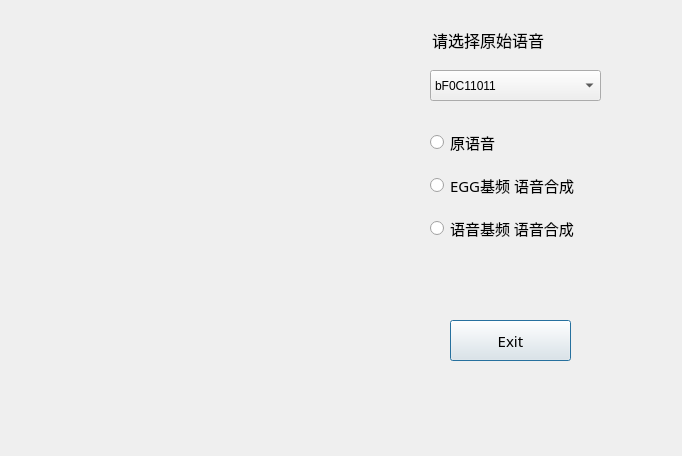
<?xml version="1.0" encoding="UTF-8"?>
<ui version="4.0">
 <class>WORLD</class>
 <widget class="QDialog" name="WORLD">
  <property name="geometry">
   <rect>
    <x>0</x>
    <y>0</y>
    <width>682</width>
    <height>456</height>
   </rect>
  </property>
  <property name="windowTitle">
   <string>WORLD声码器</string>
  </property>
  <property name="styleSheet">
   <string notr="true">#WORLD {
border-image: url(:/new/prefix1/background.jpg);
}
#WORLD * {
border-image:url();
}</string>
  </property>
  <widget class="QPushButton" name="world_exit">
   <property name="geometry">
    <rect>
     <x>450</x>
     <y>320</y>
     <width>121</width>
     <height>41</height>
    </rect>
   </property>
   <property name="font">
    <font>
     <family>黑体</family>
     <pointsize>11</pointsize>
    </font>
   </property>
   <property name="text">
    <string>Exit</string>
   </property>
  </widget>
  <widget class="QLabel" name="worldfigure">
   <property name="geometry">
    <rect>
     <x>60</x>
     <y>50</y>
     <width>341</width>
     <height>301</height>
    </rect>
   </property>
   <property name="text">
    <string/>
   </property>
   <property name="scaledContents">
    <bool>true</bool>
   </property>
  </widget>
  <widget class="QWidget" name="layoutWidget">
   <property name="geometry">
    <rect>
     <x>430</x>
     <y>120</y>
     <width>182</width>
     <height>131</height>
    </rect>
   </property>
   <layout class="QVBoxLayout" name="verticalLayout">
    <item>
     <widget class="QRadioButton" name="world_origin">
      <property name="font">
       <font>
        <family>黑体</family>
        <pointsize>11</pointsize>
       </font>
      </property>
      <property name="cursor">
       <cursorShape>ArrowCursor</cursorShape>
      </property>
      <property name="text">
       <string>原语音</string>
      </property>
     </widget>
    </item>
    <item>
     <widget class="QRadioButton" name="world_EGG">
      <property name="font">
       <font>
        <family>黑体</family>
        <pointsize>11</pointsize>
       </font>
      </property>
      <property name="text">
       <string>EGG基频 语音合成</string>
      </property>
     </widget>
    </item>
    <item>
     <widget class="QRadioButton" name="world_wav">
      <property name="font">
       <font>
        <family>黑体</family>
        <pointsize>11</pointsize>
       </font>
      </property>
      <property name="text">
       <string>语音基频 语音合成</string>
      </property>
     </widget>
    </item>
   </layout>
  </widget>
  <widget class="QComboBox" name="world_comboBox">
   <property name="geometry">
    <rect>
     <x>430</x>
     <y>70</y>
     <width>171</width>
     <height>31</height>
    </rect>
   </property>
   <item>
    <property name="text">
     <string>bF0C11011</string>
    </property>
   </item>
   <item>
    <property name="text">
     <string>bF0C11022</string>
    </property>
   </item>
   <item>
    <property name="text">
     <string>bF0C11031</string>
    </property>
   </item>
   <item>
    <property name="text">
     <string>bF0C11041</string>
    </property>
   </item>
   <item>
    <property name="text">
     <string>bM0C01013</string>
    </property>
   </item>
   <item>
    <property name="text">
     <string>bM0C01023</string>
    </property>
   </item>
   <item>
    <property name="text">
     <string>bM0C01051</string>
    </property>
   </item>
  </widget>
  <widget class="QLineEdit" name="lineEdit">
   <property name="geometry">
    <rect>
     <x>430</x>
     <y>30</y>
     <width>161</width>
     <height>21</height>
    </rect>
   </property>
   <property name="font">
    <font>
     <family>微软雅黑</family>
     <pointsize>12</pointsize>
    </font>
   </property>
   <property name="cursor">
    <cursorShape>ArrowCursor</cursorShape>
   </property>
   <property name="styleSheet">
    <string notr="true">QLineEdit{background-color:rgba(255,0,0,0);border-radius:0px;}</string>
   </property>
   <property name="text">
    <string>请选择原始语音</string>
   </property>
  </widget>
 </widget>
 <resources/>
 <connections/>
</ui>
